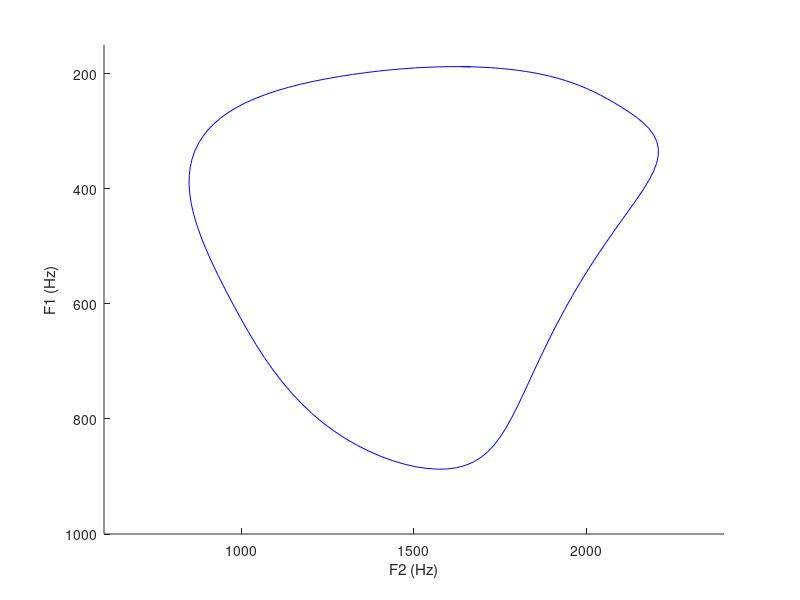

MATLAB code to generate this figure: (Note: this script raises an error after producing the figure.)
% simulation of the generic function
% Makes Figure 1 
% F. Berthommier 11/24/2021

function simuGEN

load simuGEN.mat

no_vibration=1; % Lossless
n=100; % Number of tubelets
pas=1/n; 
x=pas/2:pas:1-(pas/2); 
v1=cos(pi*x); 
v2=cos(3*pi*x); 
L=17.5; % Length in cm
rho=1; 

% Load of your own transmission line model with [length,area]
% [f1b, f2b]=TLM([ones(n,1).*L./n,ones(n,1)], no_vibration); % neutral tube
disp(f1b); disp(f2b);

pastheta=pi/60; 
theta=0:pastheta:2*pi+pastheta;
indthetab=[ 1 21 31 41 61 81 91  101]; % Characteristic vowels

for k=1:length(theta)
disp(k)
% Three-phase mixing function
P= 1+2*rho*cos(theta(k)).*v1+(4/3)*rho*sin(pi/3)*sin(theta(k)).*v2;
   % Load of your own transmission line model with [length,area]
   % [f1(k), f2(k)]=TLM([ones(n,1).*L./n,expif(P)'], no_vibration);
end;

figure(1)
axis([600 2400 150 1000]); axis ij
xlabel('F2 (Hz)')
ylabel('F1 (Hz)')
hold on
plot(f2,f1, 'b'); plot(f2(indthetab),f1(indthetab), 'bO'); % C2

plot(f2b,f1b,'bO');
text(f2b-150,f1b-50,'(f1n,f2n)');

function vecout=expif(vecin)
vecout=(vecin < 1).*exp(vecin-1)+(vecin >=1).*vecin;

    
